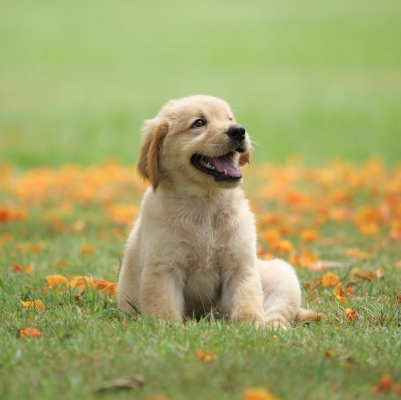
#> input picture images/dog.jpg, 401 x 400 px
$ jupyter execute Intrest_Points.ipynb
#> lines starting #> are read from the running program, lines starting #| are printed output that depends on the picture
[cell 1]
import matplotlib.pyplot as plt
import numpy as np
from PIL import Image
import cv2

[cell 2]
img = cv2.imread('images/dog.jpg')
#> img is the input picture: shape (400, 401, 3); mean B, G, R 102.9, 164.7, 162.3
img = cv2.cvtColor(img,cv2.COLOR_BGR2RGB)

[cell 3]
plt.imshow(img);

### Extract Intrest Point

[cell 4]
#convert the image to the gray Scale
gray = cv2.cvtColor(img,cv2.COLOR_BGR2GRAY)
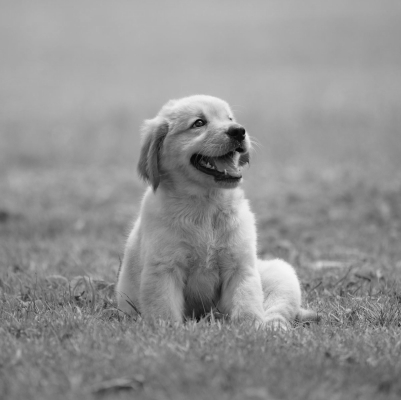
#> gray: shape (400, 401); min 7, max 246, mean 145.9
#create a object of sift Algorithm
sift= cv2.SIFT_create()
#Detect the compute the keypoints
kp,_ = sift.detectAndCompute(gray,None)
#> kp = 416 keypoints; strongest (x, y, size): (236, 135, 11), (201, 122, 8.7), (243, 131, 3.3), (238, 155, 4.2)
#draw keypoints on the image and heightlight
new_img = cv2.drawKeypoints(
gray,kp,img,flags =  cv2.DRAW_MATCHES_FLAGS_DRAW_RICH_KEYPOINTS)
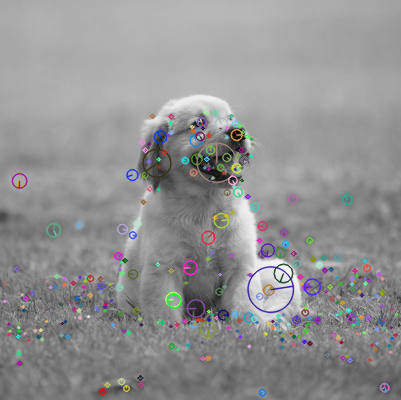
#> new_img: shape (400, 401, 3); mean R, G, B 145.8, 145.7, 146.2

[cell 5]
len(kp)
#> Out = 416

[cell 6]
plt.imshow(new_img)

[cell 7]
plt.imshow(img)

[cell 8]
img1= cv2.imread('images/draw.png')
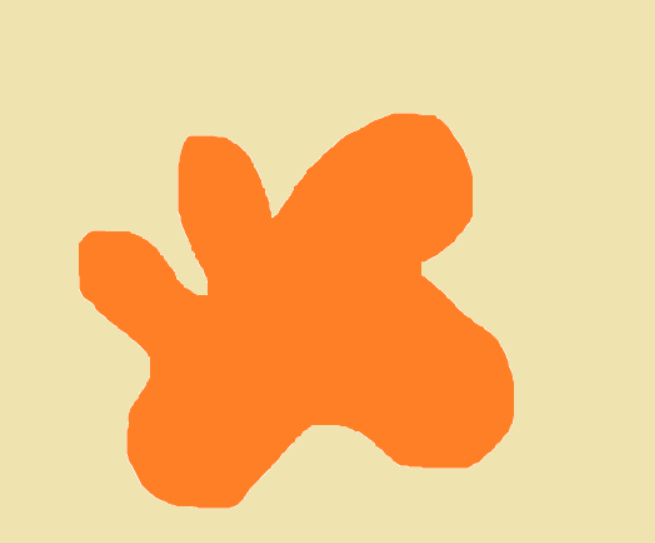
#> input picture images/draw.png, 655 x 543 px
#> img1 is the input picture: shape (543, 655, 3); mean B, G, R 133.9, 196.9, 244
#convert the image to the gray Scale
gray = cv2.cvtColor(img1,cv2.COLOR_BGR2GRAY)
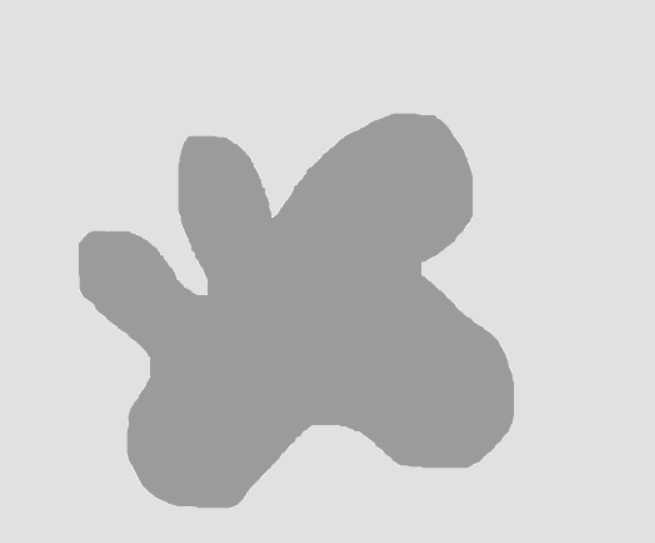
#> gray: shape (543, 655); min 155, max 246, mean 203.5
#create a object of sift Algorithm
sift= cv2.SIFT_create()
#Detect the compute the keypoints
kp,_ = sift.detectAndCompute(gray,None)
#> kp = 175 keypoints; strongest (x, y, size): (193, 277, 21.1), (115, 271, 53.4), (272, 216, 1.9), (310, 286, 210.4)
#draw keypoints on the image and heightlight
new_img = cv2.drawKeypoints(
gray,kp,img1,flags =  cv2.DRAW_MATCHES_FLAGS_DRAW_RICH_KEYPOINTS)
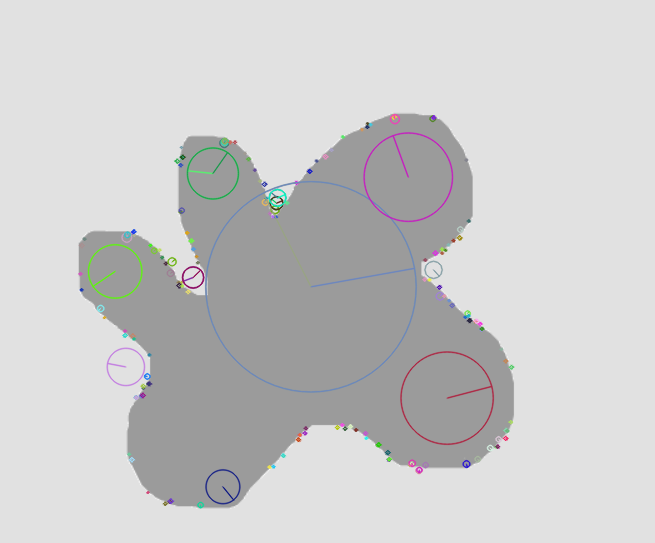
#> new_img: shape (543, 655, 3); mean B, G, R 203, 202.7, 202.8
plt.imshow(img1)
